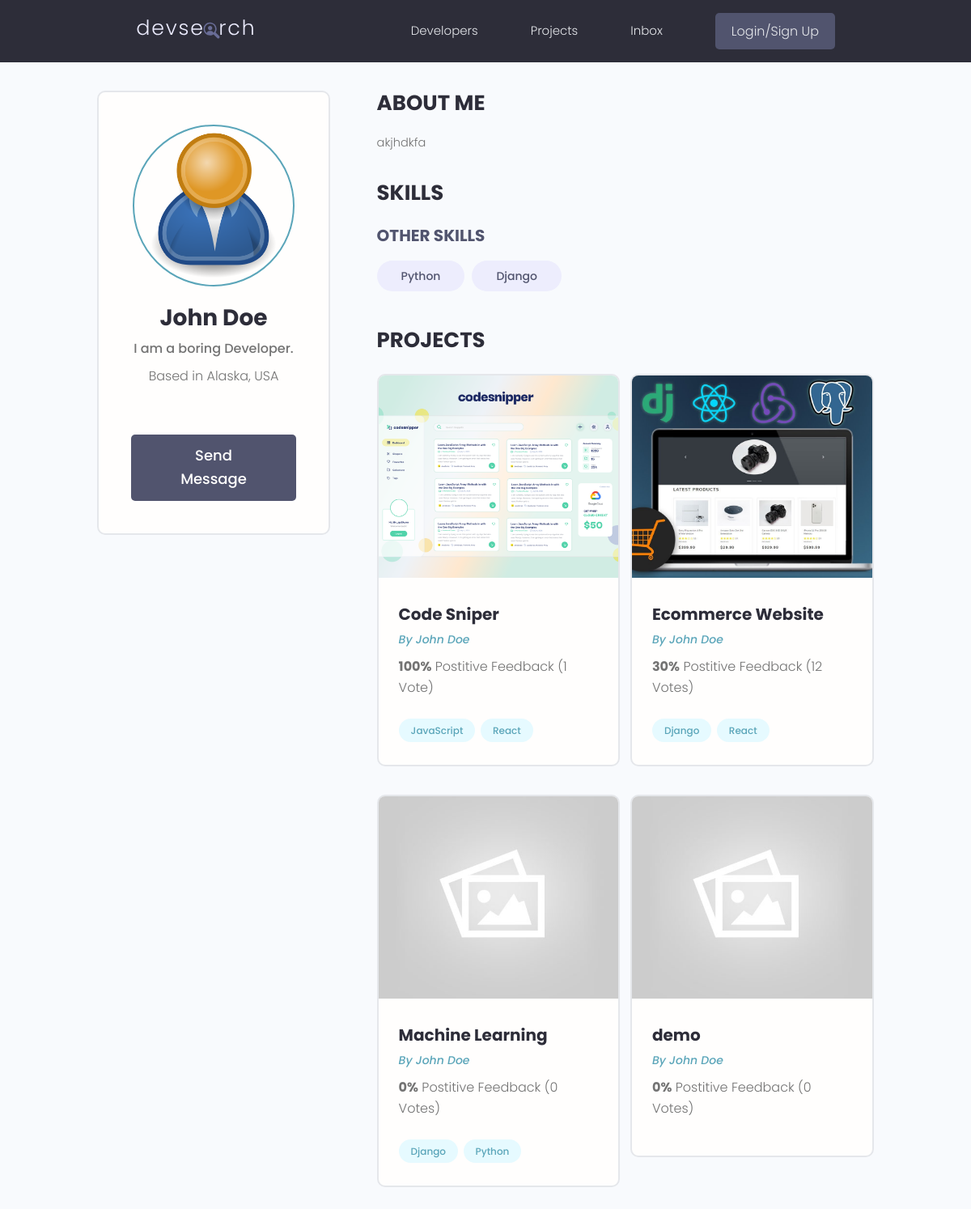
/profile/31d0e122-dbef-42dc-a016-94e4a267ff22, run on an earlier commit of the app's database.
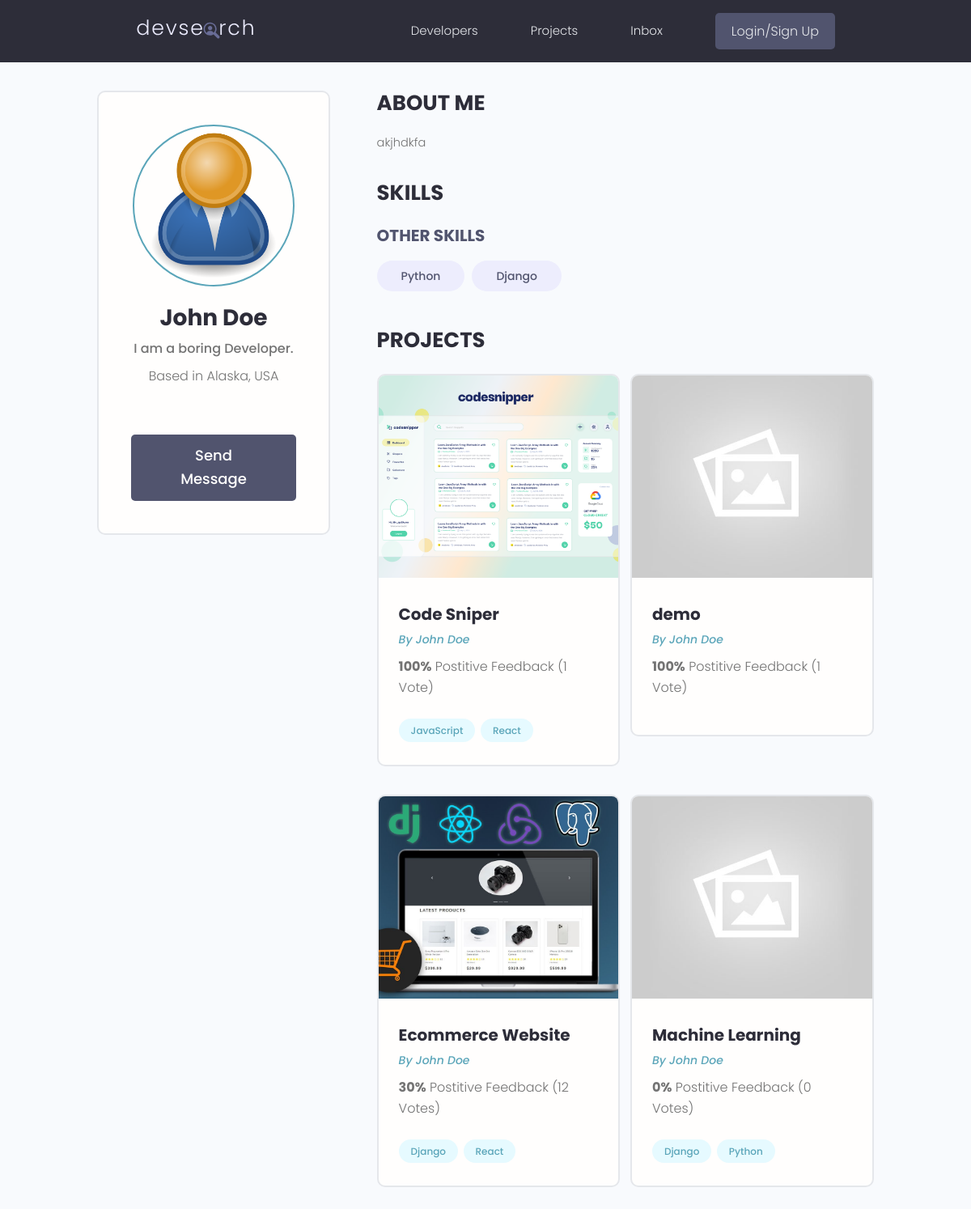
And on a later commit of the database.
### users/models.py (models this page shows, shortened)
class Skill(models.Model):
    owner = models.ForeignKey(Profile, on_delete=models.CASCADE, null=True, blank=True)
    name = models.CharField(max_length=200, blank=True, null=True)
    description = models.TextField(null=True, blank=True)
    created = models.DateTimeField(auto_now_add=True)
    id = models.UUIDField(default=uuid.uuid4, unique=True, primary_key=True, editable=False)

class Profile(models.Model):
    user = models.OneToOneField(User, on_delete=models.CASCADE, null=True, blank=True)
    name = models.CharField(max_length=200, blank=True, null=True)
    email = models.EmailField(max_length=500, blank=True, null=True)
    username = models.CharField(max_length=200, blank=True, null=True)
    location = models.CharField(max_length=200, blank=True, null=True)
    short_intro = models.CharField(max_length=200, blank=True, null=True)
    bio = models.TextField(blank=True, null=True)
    profile_image = models.ImageField(null=True, blank=True, upload_to='profiles/', default="profiles/user-default.png")
    social_github = models.CharField(max_length=200, blank=True, null=True)
    social_twitter = models.CharField(max_length=200, blank=True, null=True)
    social_linkedin = models.CharField(max_length=200, blank=True, null=True)
    social_youtube = models.CharField(max_length=200, blank=True, null=True)
    social_website = models.CharField(max_length=200, blank=True, null=True)
    created = models.DateTimeField(auto_now_add=True)
    id = models.UUIDField(default=uuid.uuid4, unique=True, primary_key=True, editable=False)

### projects/models.py (models this page shows, shortened)
class Project(models.Model):
    owner = models.ForeignKey(Profile, null=True, blank=True, on_delete=models.SET_NULL)
    title = models.CharField(max_length=200)
    description = models.TextField(null=True, blank=True)
    featured_image = models.ImageField(null=True, blank=True, default="default.jpg")
    demo_link = models.CharField(max_length=2000, null=True, blank=True)
    source_link = models.CharField(max_length=2000, null=True, blank=True)
    tags = models.ManyToManyField('Tag', blank=True)
    vote_total = models.IntegerField(default=0, null=True, blank=True)
    vote_ratio = models.IntegerField(default=0, null=True, blank=True)
    created = models.DateTimeField(auto_now_add=True)
    id = models.UUIDField(default=uuid.uuid4, unique=True, primary_key=True, editable=False)
    class Meta:
        ordering = ['-vote_ratio', '-vote_total', 'title']

class Tag(models.Model):
    name = models.CharField(max_length=200)
    created = models.DateTimeField(auto_now_add=True)
    id = models.UUIDField(default=uuid.uuid4, unique=True, primary_key=True, editable=False)
    def __str__(self):
        return self.name

### users/views.py (the view)
# urls.py: path('profile/<str:pk>', views.userProfile, name="user-profile"),
def userProfile(request, pk):
    profile = Profile.objects.get(id=pk)
    topSkills = profile.skill_set.exclude(description__exact="")
    otherSkills = profile.skill_set.filter(description="")
    context = {'profile' : profile, 'topSkills' : topSkills, 'otherSkills' : otherSkills}
    return render(request, 'users/user-profile.html', context)

### users/templates/users/user-profile.html (shortened to what this page needs)
{% extends 'main.html' %}
{% block content %}
<main class="profile my-md">
    <div class="container">
      <div class="layout">
        <div class="column column--1of3">
          <div class="card text-center">
            <div class="card__body dev">
              <img class="avatar avatar--xl" src="{{ profile.profile_image.url }}" />
              <h2 class="dev__name">{{ profile.name }}</h2>
              <p class="dev__title">{{ profile.short_intro }}</p>
              <p class="dev__location">Based in {{ profile.location }}</p>
              <a href="#" class="btn btn--sub btn--lg">Send Message </a>
            </div>
          </div>
        </div>
        <div class="column column--2of3">
          <div class="devInfo">
            <h3 class="devInfo__title">About Me</h3>
            <p class="devInfo__about"> {{ profile.bio }}</p>
          </div>
          <div class="devInfo">
            <h3 class="devInfo__title">Skills</h3>
            <div class="devInfo__skills">
              <h3 class="devInfo__subtitle">Other Skills</h3>
              <div class="devInfo__otherSkills">
                {% for skill in otherSkills %}
                <span class="tag tag--pill tag--sub tag--lg">
                  <small>{{ skill.name }}</small>
                </span>
                {% endfor %}
              </div>
            </div>
          </div>
          <div class="devInfo">
            <h3 class="devInfo__title">Projects</h3>
            <div class="grid grid--two">
            {%for project in profile.project_set.all %}
              <div class="column">
                <div class="card project">
                  <a href="{% url 'project' project.id %}" class="project">
                    <img class="project__thumbnail" src="{{ project.featured_image.url }}" alt="project thumbnail" />
                    <div class="card__body">
                      <h3 class="project__title">{{ project.title }}</h3>
                      <p><a class="project__author" href="{% url 'user-profile' project.owner.id %}">By {{ project.owner.name }}</a></p>
                      <p class="project--rating">
                        <span style="font-weight: bold;">{{ project.vote_ratio }}%</span> Postitive
                        Feedback ({{project.vote_total}} Vote{{project.vote_total|pluralize:"s"}})
                      </p>
                      <div class="project__tags">
                        {% for tag in project.tags.all %}
                        <span class="tag tag--pill tag--main">
                          <small>{{ tag }}</small>
                        </span>
                        {% endfor %}
                      </div>
                    </div>
                  </a>
                </div>
              </div>
            {% endfor %}
            </div>
          </div>
        </div>
      </div>
    </div>
  </main>
{% endblock content %}

What changed in the data, as far as the page shows it:
changed Project "demo": vote_ratio "0" → "100"; vote_total "0" → "1"; moves up the list
